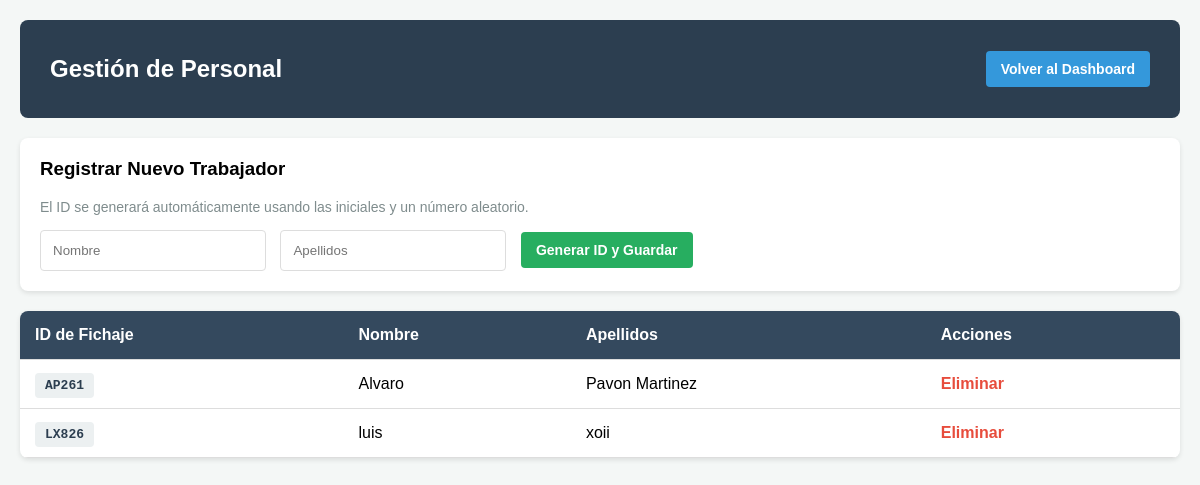
Page /empleados (signed in) on the committed database.
### tables this page shows
CREATE TABLE empleados (
            id_empleado TEXT PRIMARY KEY,
            nombre TEXT NOT NULL,
            apellidos TEXT NOT NULL,
            activo INTEGER DEFAULT 1
        );

### fichador.py (the view, shortened to what this page needs)
@app.route('/empleados', methods=['GET', 'POST'])
def gestionar_empleados():
    if not session.get('admin_logeado'):
        return redirect(url_for('login'))
    conexion = conectar_bd()
    cursor = conexion.cursor()
    error = None
    mensaje = None
    cursor.execute("SELECT id_empleado, nombre, apellidos FROM empleados WHERE activo = 1")
    lista_empleados = cursor.fetchall()
    conexion.close()
    return render_template('empleados.html', empleados=lista_empleados, error=error, mensaje=mensaje)

### fichador.py (called while the page is built)
def conectar_bd():
    return sqlite3.connect('fichajes_nube.db')

### templates/empleados.html (shortened to what this page needs)
<!DOCTYPE html>
<html lang="es">
<head>
</head>
<body>
    <div class="cabecera">
        <h2>Gestión de Personal</h2>
        <a href="/dashboard" class="btn-accion btn-azul">Volver al Dashboard</a>
    </div>
    <div class="formulario-caja">
        <h3 style="margin-top: 0;">Registrar Nuevo Trabajador</h3>
        <p style="font-size: 14px; color: #7f8c8d; margin-bottom: 15px;">
            El ID se generará automáticamente usando las iniciales y un número aleatorio.
        </p>
        <form method="POST">
            <input type="text" name="nombre" placeholder="Nombre" required autocomplete="off">
            <input type="text" name="apellidos" placeholder="Apellidos" required autocomplete="off">
            <button type="submit" class="btn-accion" style="background: #27ae60;">Generar ID y Guardar</button>
        </form>
    </div>
    <table>
        <thead>
            <tr>
                <th>ID de Fichaje</th>
                <th>Nombre</th>
                <th>Apellidos</th>
                <th>Acciones</th>
            </tr>
        </thead>
        <tbody>
            {% for emp in empleados %}
            <tr>
                <td><span class="id-badge">{{ emp[0] }}</span></td>
                <td>{{ emp[1] }}</td>
                <td>{{ emp[2] }}</td>
                <td>
                    <a href="/eliminar_empleado/{{ emp[0] }}"
                       class="btn-eliminar"
                       onclick="return confirm('¿Estás seguro de que deseas eliminar a {{ emp[1] }}? Esto no borrará sus fichajes antiguos.')">
                       Eliminar
                    </a>
                </td>
            </tr>
            {% else %}
            <tr>
                <td colspan="4" style="text-align: center; color: #95a5a6;">No hay empleados registrados en el sistema.</td>
            </tr>
            {% endfor %}
        </tbody>
    </table>
</body>
</html>

### templates/empleados.html (style rules this page uses)
body { font-family: Arial, sans-serif; background-color: #f4f7f6; margin: 0; padding: 20px; }
.cabecera { display: flex; justify-content: space-between; align-items: center; background: #2c3e50; color: white; padding: 15px 30px; border-radius: 8px; margin-bottom: 20px; }
.btn-accion { padding: 10px 15px; color: white; border: none; border-radius: 4px; cursor: pointer; text-decoration: none; font-weight: bold; font-size: 14px; }
.btn-azul { background: #3498db; }
.formulario-caja { background: white; padding: 20px; border-radius: 8px; margin-bottom: 20px; box-shadow: 0 2px 5px rgba(0,0,0,0.1); }
input { padding: 12px; margin-right: 10px; border: 1px solid #ddd; border-radius: 4px; width: 200px; }
table { width: 100%; border-collapse: collapse; background: white; box-shadow: 0 2px 5px rgba(0,0,0,0.1); border-radius: 8px; overflow: hidden; }
th, td { padding: 15px; text-align: left; border-bottom: 1px solid #ddd; }
th { background-color: #34495e; color: white; }
.id-badge { background: #ecf0f1; padding: 5px 10px; border-radius: 4px; font-family: monospace; font-weight: bold; color: #2c3e50; }
.btn-eliminar { color: #e74c3c; text-decoration: none; font-weight: bold; }

### rows in the picture
empleados: id_empleado "AP261", nombre "Alvaro", apellidos "Pavon Martinez"
empleados: id_empleado "LX826", nombre "luis", apellidos "xoii"
